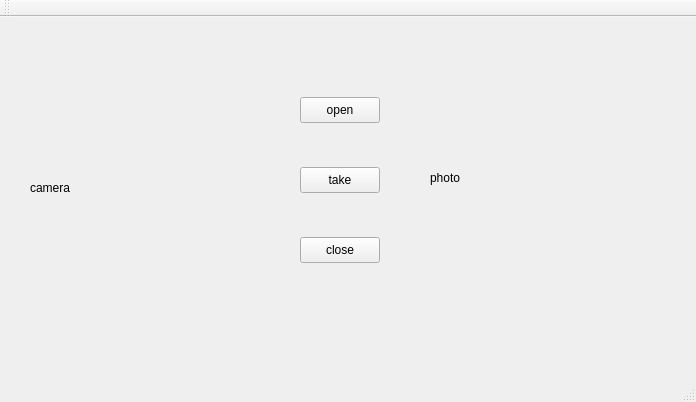
<?xml version="1.0" encoding="UTF-8"?>
<ui version="4.0">
 <class>MainWindow</class>
 <widget class="QMainWindow" name="MainWindow">
  <property name="geometry">
   <rect>
    <x>0</x>
    <y>0</y>
    <width>696</width>
    <height>402</height>
   </rect>
  </property>
  <property name="windowTitle">
   <string>MainWindow</string>
  </property>
  <widget class="QWidget" name="centralWidget">
   <widget class="QLabel" name="camera">
    <property name="geometry">
     <rect>
      <x>30</x>
      <y>60</y>
      <width>231</width>
      <height>221</height>
     </rect>
    </property>
    <property name="text">
     <string>camera</string>
    </property>
   </widget>
   <widget class="QLabel" name="photo">
    <property name="geometry">
     <rect>
      <x>430</x>
      <y>50</y>
      <width>231</width>
      <height>221</height>
     </rect>
    </property>
    <property name="text">
     <string>photo</string>
    </property>
   </widget>
   <widget class="QPushButton" name="open">
    <property name="geometry">
     <rect>
      <x>300</x>
      <y>80</y>
      <width>80</width>
      <height>26</height>
     </rect>
    </property>
    <property name="text">
     <string>open</string>
    </property>
   </widget>
   <widget class="QPushButton" name="take">
    <property name="geometry">
     <rect>
      <x>300</x>
      <y>150</y>
      <width>80</width>
      <height>26</height>
     </rect>
    </property>
    <property name="text">
     <string>take</string>
    </property>
   </widget>
   <widget class="QPushButton" name="close">
    <property name="geometry">
     <rect>
      <x>300</x>
      <y>220</y>
      <width>80</width>
      <height>26</height>
     </rect>
    </property>
    <property name="text">
     <string>close</string>
    </property>
   </widget>
  </widget>
  <widget class="QMenuBar" name="menuBar">
   <property name="geometry">
    <rect>
     <x>0</x>
     <y>0</y>
     <width>696</width>
     <height>23</height>
    </rect>
   </property>
  </widget>
  <widget class="QToolBar" name="mainToolBar">
   <attribute name="toolBarArea">
    <enum>TopToolBarArea</enum>
   </attribute>
   <attribute name="toolBarBreak">
    <bool>false</bool>
   </attribute>
  </widget>
  <widget class="QStatusBar" name="statusBar"/>
 </widget>
 <layoutdefault spacing="6" margin="11"/>
 <resources/>
 <connections/>
</ui>
